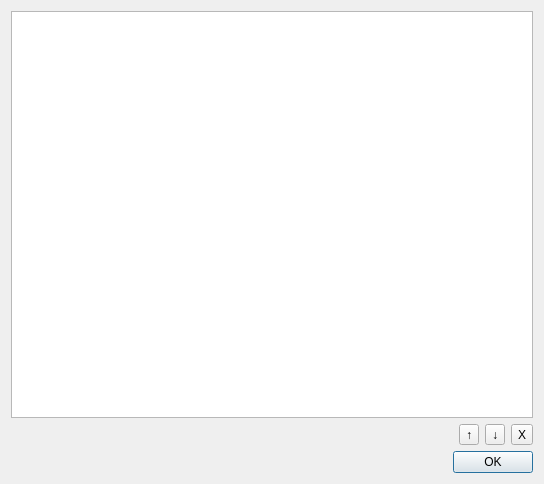
<?xml version="1.0" encoding="UTF-8"?>
<ui version="4.0">
 <class>OrderClausesDialog</class>
 <widget class="QDialog" name="OrderClausesDialog">
  <property name="geometry">
   <rect>
    <x>0</x>
    <y>0</y>
    <width>544</width>
    <height>484</height>
   </rect>
  </property>
  <property name="windowTitle">
   <string>Ordernar Cláusulas</string>
  </property>
  <layout class="QVBoxLayout" name="verticalLayout_2">
   <item>
    <layout class="QVBoxLayout" name="verticalLayout">
     <item>
      <widget class="QListWidget" name="clausesListWidget"/>
     </item>
     <item>
      <layout class="QHBoxLayout" name="horizontalLayout">
       <item>
        <spacer name="horizontalSpacer">
         <property name="orientation">
          <enum>Qt::Horizontal</enum>
         </property>
         <property name="sizeHint" stdset="0">
          <size>
           <width>40</width>
           <height>20</height>
          </size>
         </property>
        </spacer>
       </item>
       <item>
        <widget class="QToolButton" name="moveUpButton">
         <property name="text">
          <string>↑</string>
         </property>
        </widget>
       </item>
       <item>
        <widget class="QToolButton" name="moveDownButton">
         <property name="text">
          <string>↓</string>
         </property>
        </widget>
       </item>
       <item>
        <widget class="QToolButton" name="deleteButton">
         <property name="text">
          <string>X</string>
         </property>
        </widget>
       </item>
      </layout>
     </item>
    </layout>
   </item>
   <item>
    <widget class="QDialogButtonBox" name="buttonBox">
     <property name="font">
      <font>
       <weight>50</weight>
       <bold>false</bold>
      </font>
     </property>
     <property name="orientation">
      <enum>Qt::Horizontal</enum>
     </property>
     <property name="standardButtons">
      <set>QDialogButtonBox::Ok</set>
     </property>
    </widget>
   </item>
  </layout>
 </widget>
 <resources/>
 <connections>
  <connection>
   <sender>buttonBox</sender>
   <signal>accepted()</signal>
   <receiver>OrderClausesDialog</receiver>
   <slot>accept()</slot>
   <hints>
    <hint type="sourcelabel">
     <x>248</x>
     <y>254</y>
    </hint>
    <hint type="destinationlabel">
     <x>157</x>
     <y>274</y>
    </hint>
   </hints>
  </connection>
  <connection>
   <sender>buttonBox</sender>
   <signal>rejected()</signal>
   <receiver>OrderClausesDialog</receiver>
   <slot>reject()</slot>
   <hints>
    <hint type="sourcelabel">
     <x>316</x>
     <y>260</y>
    </hint>
    <hint type="destinationlabel">
     <x>286</x>
     <y>274</y>
    </hint>
   </hints>
  </connection>
 </connections>
</ui>
